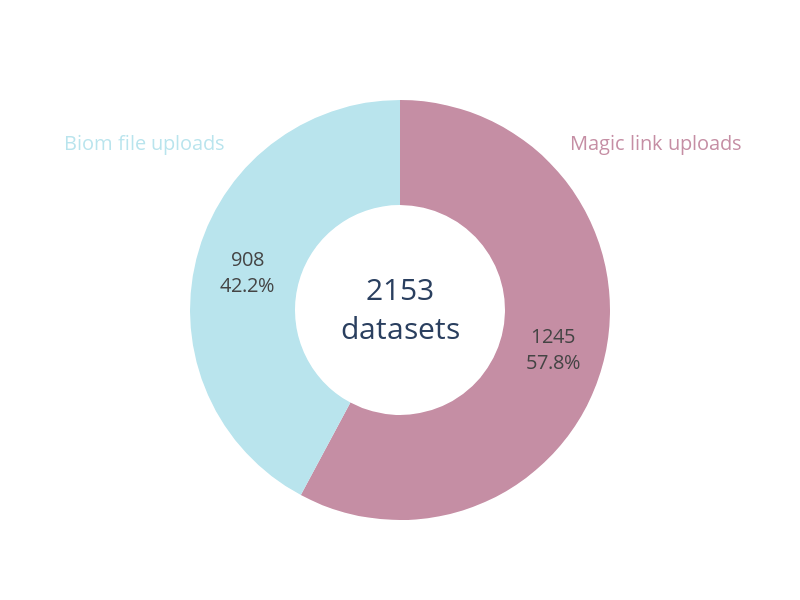

Write notebook code for a chart like this one.
### Code cell
# Plot!
labels = ['Biom file uploads', 'Magic link imports']
values = [df_all_UDs.shape[0]-df_nephele_UDs.shape[0], df_nephele_UDs.shape[0]]
colors = ['#B9E4ED', '#C58EA4']

# Use `hole` to create a donut-like pie chart
fig = go.Figure(data=[go.Pie(labels=labels, 
                             values=values, 
                             hole=.5,
                             title=f"{df_all_UDs.shape[0]}<br>datasets"
                            )])

fig.update_traces(hoverinfo='label+percent',
                  textinfo='value+percent', 
                  textfont_size=20,
                  marker=dict(colors=colors),
                  title_font_size=30
                 )

fig.add_annotation(dict(x=0.1, y=0.9, ax=0, ay=0,
                    xref = "paper", yref = "paper", 
                    text= "Biom file uploads",
                    font_color=colors[0],
                    font_size=20
                  ))

fig.add_annotation(dict(x=0.9, y=0.9, ax=0, ay=0,
                    xref = "paper", yref = "paper", 
                    text= "Magic link uploads",
                    font_color=colors[1],
                    font_size=20
                  ))

fig.update_layout(width=800,
                  height=600,
                  showlegend=False
                 )
fig.show()

### Figure 1 — Plotly figure (JSON) as saved in the notebook; plotly's stock layout.template omitted (floating-point values rounded to 4 significant figures)
{"data": [{"hole": 0.5, "hoverinfo": "label+percent", "labels": ["Biom file uploads", "Magic link imports"], "marker": {"colors": ["#B9E4ED", "#C58EA4"]}, "textfont": {"size": 20}, "textinfo": "value+percent", "title": {"font": {"size": 30}, "text": "2153<br>datasets"}, "type": "pie", "values": [908, 1245]}], "layout": {"annotations": [{"ax": 0, "ay": 0, "font": {"color": "#B9E4ED", "size": 20}, "text": "Biom file uploads", "x": 0.1, "xref": "paper", "y": 0.9, "yref": "paper"}, {"ax": 0, "ay": 0, "font": {"color": "#C58EA4", "size": 20}, "text": "Magic link uploads", "x": 0.9, "xref": "paper", "y": 0.9, "yref": "paper"}], "height": 600, "showlegend": false, "width": 800}}
